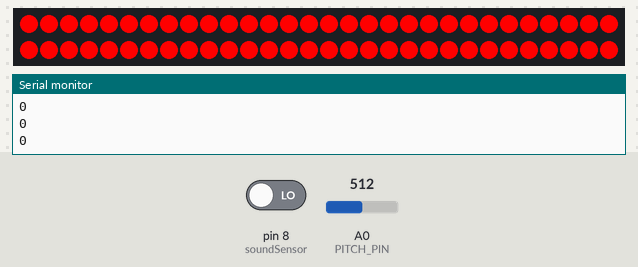
A sketch run on a simulated Arduino Uno, built with avr-gcc and run on an emulated ATmega328P. On the bench: 60 RGB LEDs in strip order, left to right, continuing on the next row, the last lines printed to the serial monitor. Inputs (shaded band) come from the test bench; at power-on: pin 8 (soundSensor) LOW, A0 (PITCH_PIN) = 512.

Above: at 1.2 s.
1.3 s: pin 8 (soundSensor) driven HIGH
At 1.48 s:
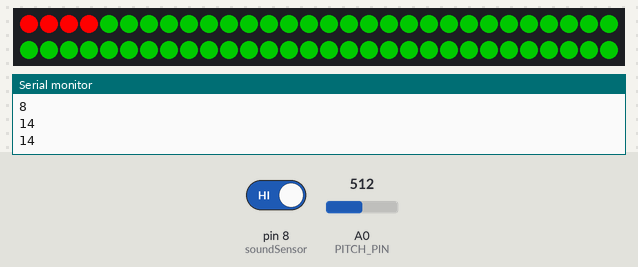
3.7 s: pin 8 (soundSensor) driven LOW
At 4.2 s:
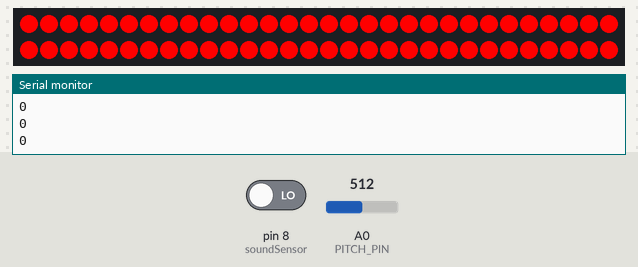
Timing chart, 0 to 6.7 s (numbered marks = the images above; inputs shaded):
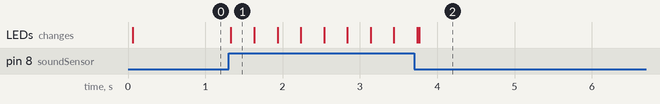

Measured:
- after the input at 1.3 s, the LEDs: change at once (image 1)
- after the input at 3.7 s, the LEDs: first differ from a run without the input after 0.07 s (image 2)

The sketch:

soundVolumeLight.ino
```cpp
#include "FastLED.h"
#include "arduinoFFT.h"


#define NUM_LEDS 60        // How many leds in your strip?
#define updateLEDS 4        // How many do you want to update every millisecond?
#define COLOR_SHIFT 180000  // Time for colours to shift to a new spectrum (in ms)
CRGB leds[NUM_LEDS];        // Define the array of leds

// Define the digital I/O PINS..
#define DATA_PIN 13          // led data transfer
#define PITCH_PIN 0         // pitch input from frequency to voltage converter
#define BRIGHT_PIN 8        // brightness input from amplified audio signal

// Don't touch these, internal color variation variables
unsigned long setTime = COLOR_SHIFT;
int shiftC = 0;
int mulC = 2;

// Define color structure for rgb
struct color {
  int r;
  int g;
  int b;
};
typedef struct color Color;

/////////////////////////////////////////VOLUME/////////////////////////////////////////

const int OUT_PIN = 8;
const int SAMPLE_TIME = 50;
const int soundSensor = 8;
unsigned long millisCurrent;
unsigned long millisLast = 0;
unsigned long millisElapsed = 0;

int sampleBufferValue = 0;
int savedSampleBufferValue = sampleBufferValue;


void setup() {
    Serial.begin(9600);
    FastLED.addLeds<NEOPIXEL, DATA_PIN>(leds, NUM_LEDS);
    pinMode(soundSensor, INPUT);
    for(int i = 0; i < NUM_LEDS ; i++) {
      leds[i] = CRGB(0,0,0);
    }
    FastLED.show();
}

void loop() {


  unsigned long time = millis();
/*
  // Shift the color spectrum by 200 on set intervals (setTime)
  if(time / (double)setTime >= 1) {
    setTime = time + COLOR_SHIFT;
    //Serial.println(setTime);
    shiftC += 200;
    mulC++;
    if(shiftC >= 600) {
      shiftC = 0;
    }
    if(mulC > 3) {
      mulC = 2;
    }
  }
*/

 // Shift all LEDs to the right by updateLEDS number each time
  for(int i = NUM_LEDS - 1; i >= updateLEDS; i--) {
    leds[i] = leds[i - updateLEDS];
  }

//
//
//  // Get the pitch and brightness to compute the new color
  int newPitch = (analogRead(PITCH_PIN));
//  //int currB = volume()/1500;//analogRead(BRIGHT_PIN)/4000;
//
 Color nc = pitchConv(39, 1);


  millisCurrent = millis();
  millisElapsed = millisCurrent - millisLast;
  //Serial.println(digitalRead(soundSensor));
  if (digitalRead(soundSensor) == HIGH) {
    sampleBufferValue++;
  }

  if (millisElapsed > SAMPLE_TIME) {
    Serial.println(sampleBufferValue);

  if(sampleBufferValue >0){
  for(int i = NUM_LEDS - 1; i >= updateLEDS; i--) {
    leds[i] = CRGB(0,100,0);
  }

  }

    savedSampleBufferValue = sampleBufferValue;
    sampleBufferValue = 0;
    millisLast = millisCurrent;

  }

//  //Serial.println(savedSampleBufferValue);
//  nc = pitchConv(currPitch, savedSampleBufferValue);

  //printColor(nc);

  // Set the left most updateLEDs with the new color
  for(int i = 0; i < updateLEDS; i++) {
    leds[i] = CRGB(nc.r, nc.g, nc.b);
  }


  FastLED.show();

  //printColor(nc);
  delay(1);


  }


int volume() {
  millisCurrent = millis();
  millisElapsed = millisCurrent - millisLast;

//Serial.println(digitalRead(soundSensor));
  if (digitalRead(soundSensor) == HIGH) {
    sampleBufferValue++;
  }

  if (millisElapsed > SAMPLE_TIME) {
    savedSampleBufferValue = sampleBufferValue;
    //Serial.println(sampleBufferValue);
    sampleBufferValue = 0;
    millisLast = millisCurrent;
    return savedSampleBufferValue;

  }

  return savedSampleBufferValue;
}


/**
 * Converts the analog brightness reading into a percentage
 * 100% brightness is 614.. about 3 volts based on frequency to voltage converter circuit
 * The resulting percentage can simply be multiplied on the rgb values when setting our colors,
 * for example black is (0,0,0) so when volume is off we get 0v and all colors are black (leds are off)
 */
double convBrightness(int b) {
  //double c = b / 614.0000;
  if( b < 0 ) {
    return 0;
  }
//  else if(c > 1) {
//    c = 1.00;
//  }
  return b;
}

/**
 * Creates a new color from pitch and brightness readings
 * int p         analogRead(pitch) representing the voltage between 0 and 5 volts
 * double b      analogRead(brightness) representing volume of music for LED brightness
 * returns Color structure with rgb values, which appear synced to the music
 */
Color pitchConv(int p, int b) {
  Color c;
  double bright = convBrightness(b);

  //Serial.println(p);
  if(p < 40) {
    setColor(&c, 255, 0, 0);
  }
  else if(p >= 40 && p <= 77) {
    int b = (p - 40) * (255/37.0000);
    setColor(&c, 255, 0, b);
  }
  else if(p > 77 && p <= 205) {
    int r = 255 - ((p - 78) * 2);
    setColor(&c, r, 0, 255);
  }
  else if(p >= 206 && p <= 238) {
    int g = (p - 206) * (255/32.0000);
    setColor(&c, 0, g, 255);
  }
  else if(p <= 239 && p <= 250) {
    int r = (p - 239) * (255/11.0000);
    setColor(&c, r, 255, 255);
  }
  else if(p >= 251 && p <= 270) {
    setColor(&c, 255, 255, 255);
  }
  else if(p >= 271 && p <= 398) {
    int rb = 255-((p-271)*2);
    setColor(&c, rb, 255, rb);
  }
  else if(p >= 398 && p <= 653) {
    setColor(&c, 0, 255-(p-398), (p-398));
  }
  else {
    setColor(&c, 255, 0, 0);
  }
  setColor(&c, c.r * bright, c.g * bright, c.b * bright);
  return c;
}

void setColor(Color *c, int r, int g, int b) {
  c->r = r;
  c->g = g;
  c->b = b;
}

// Prints color structure data
void printColor(Color c) {
  Serial.print("( ");
  Serial.print(c.r);
  Serial.print(", ");
  Serial.print(c.g);
  Serial.print(", ");
  Serial.print(c.b);
  Serial.println(" )");
}
```
